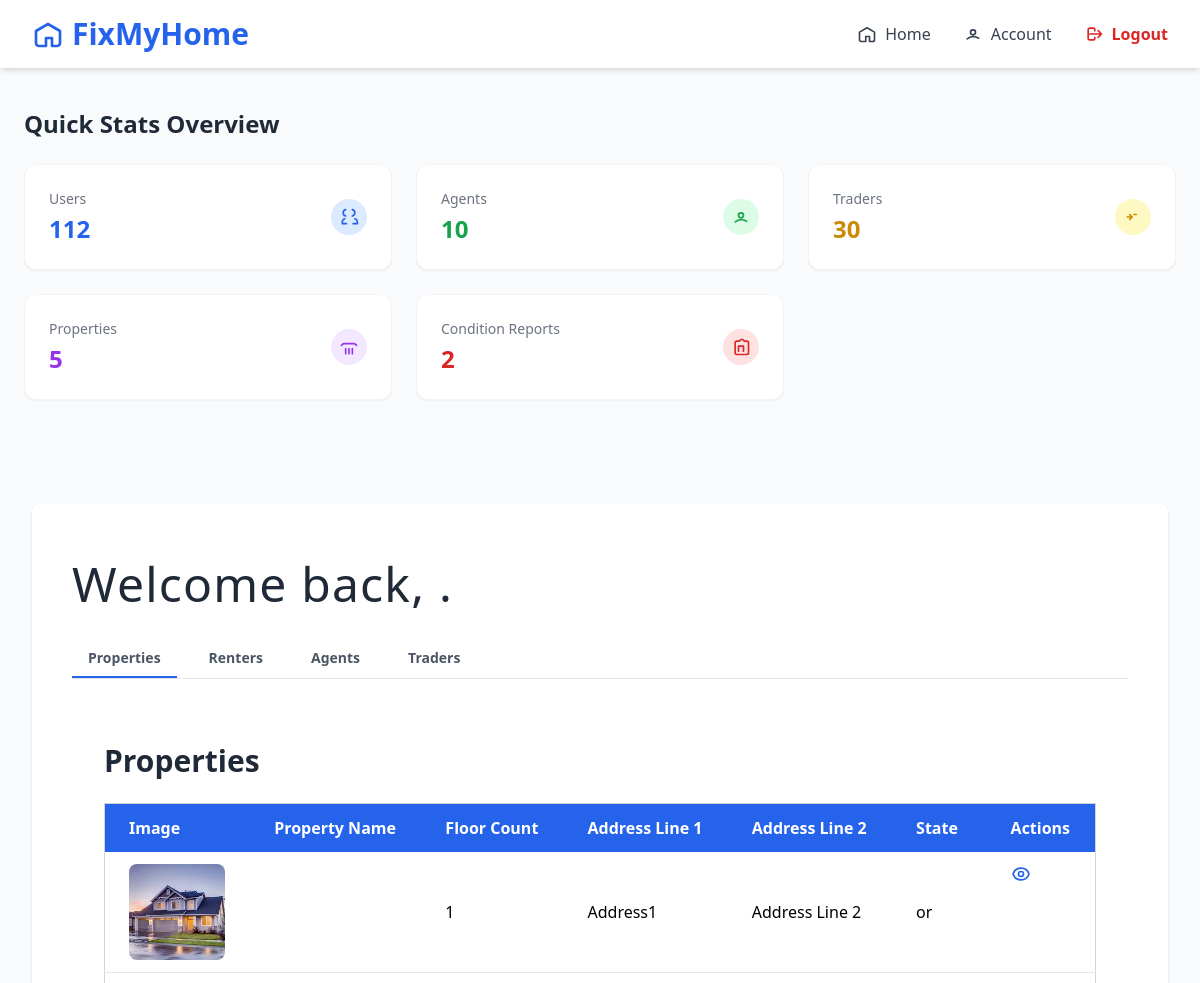
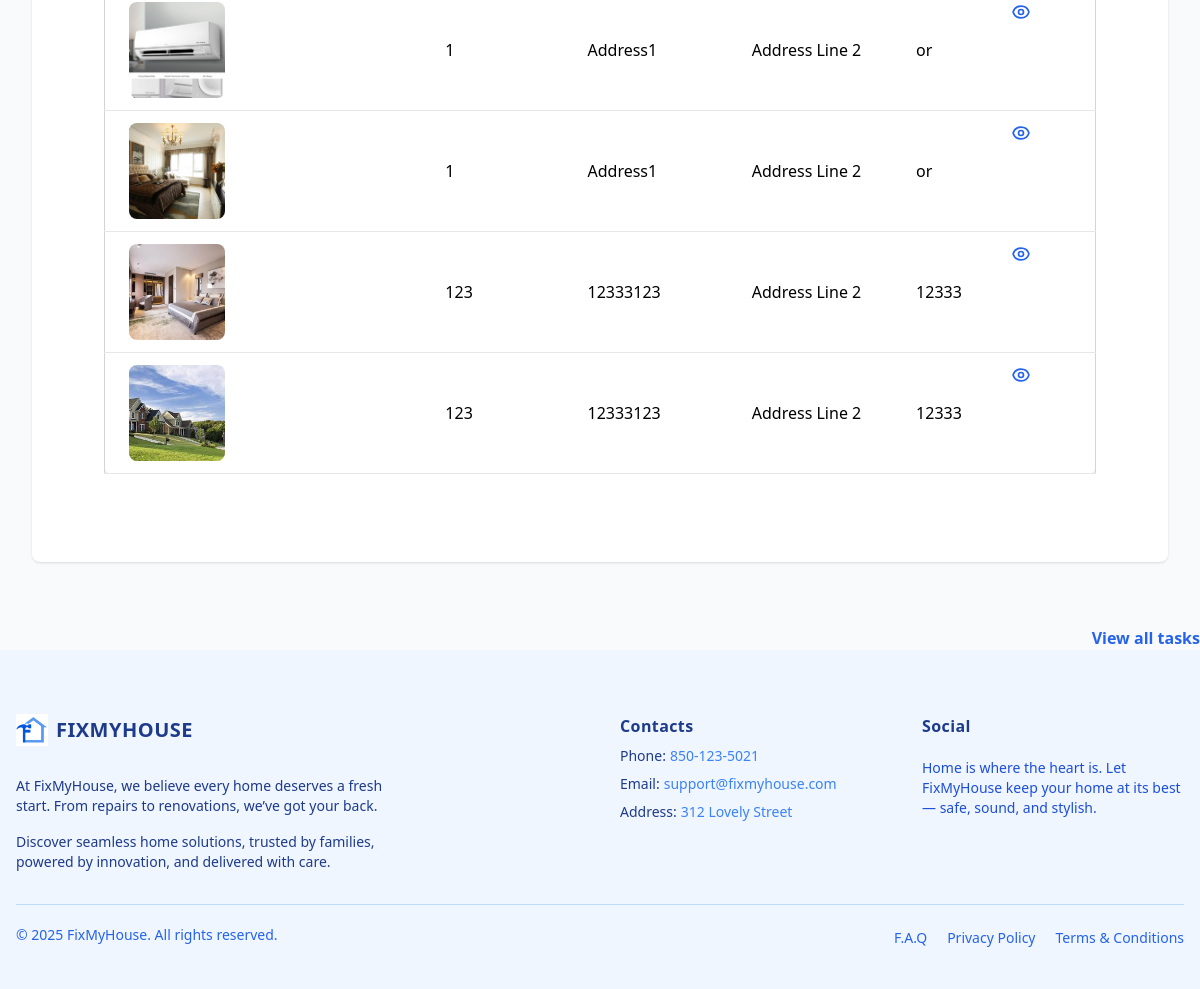
The app's page /third_party/home/ (signed in) with its own data (2 pictures, top to bottom).
### renter/models/property.py (models this page shows, shortened)
class Property(models.Model):
    renter = models.ForeignKey('renter.Renter', on_delete=models.SET_NULL, related_name='properties', null=True, blank=True)
    property_name = models.CharField(max_length=255)
    floor_count = models.PositiveIntegerField()
    state = models.CharField(max_length=100)
    city = models.CharField(max_length=100)
    address_line1 = models.CharField(max_length=255)
    address_line2 = models.CharField(max_length=255, blank=True, null=True)
    postal_code = models.CharField(max_length=20)
    property_photo = models.ImageField(upload_to='property_photos/', blank=True, null=True)
    created_at = models.DateTimeField(auto_now_add=True)
    updated_at = models.DateTimeField(auto_now=True)
    condition_report = models.FileField(upload_to='condition_reports/', blank=True, null=True)

### thirdparty/views.py (the view)
# urls.py: path('home/', views.thirdparty_home, name='thirdparty_home'),
@login_required
def thirdparty_home(request):
    renters = Renter.objects.all()
    properties = Property.objects.all()
    traders = TraderRegistration.objects.all()
    agents = AgentRegister.objects.all()
    users_count = User.objects.count()
    properties_count = Property.objects.count()
    agents_count = AgentRegister.objects.count()
    traders_count = TraderRegistration.objects.count()
    reports_count = ConditionReport.objects.count()  # only if this exists
    context = {
        'renters': renters,
        'properties': properties,
        'traders': traders,
        'agents': agents,
        'users_count': users_count,
        'properties_count': properties_count,
        'agents_count': agents_count,
        'traders_count': traders_count,
        'reports_count': reports_count,  # optional
    }
    return render(request, 'thirdparty/welcome.html', context)

### thirdparty/templates/thirdparty/welcome.html (shortened to what this page needs)
<!DOCTYPE html>
<html lang="en">
<head>
  <script src="https://cdn.tailwindcss.com"></script>
</head>
{% load static %}
<body class="bg-gray-50">
  <nav class="flex justify-between items-center px-8 py-4 bg-white shadow-md sticky top-0 z-50">
    <h1 class="text-3xl font-bold text-blue-600 flex items-center gap-2">
      <svg xmlns="http://www.w3.org/2000/svg" class="h-8 w-8 text-blue-600" fill="none" viewBox="0 0 24 24" stroke="currentColor">
        <path stroke-linecap="round" stroke-linejoin="round" stroke-width="2" d="M3 9.75L12 4.5l9 5.25v9a2.25 2.25 0 01-2.25 2.25h-3.75V15h-4.5v6H5.25A2.25 2.25 0 013 18.75v-9z" />
      </svg>
      <span>FixMyHome</span>
    </h1>
    <div id="menu" class="hidden md:flex flex-col md:flex-row md:items-center absolute md:static top-16 left-0 w-full md:w-auto bg-white md:bg-transparent p-4 md:p-0 shadow md:shadow-none z-50 space-y-4 md:space-y-0 md:space-x-8">
      <a href="#" class="flex items-center text-gray-700 hover:text-blue-600 transition gap-2">
        <svg xmlns="http://www.w3.org/2000/svg" class="h-5 w-5" fill="none" viewBox="0 0 24 24" stroke="currentColor">
          <path stroke-linecap="round" stroke-linejoin="round" stroke-width="2" d="M3 9.75L12 4.5l9 5.25v9a2.25 2.25 0 01-2.25 2.25h-3.75V15h-4.5v6H5.25A2.25 2.25 0 013 18.75v-9z" />
        </svg>
        <span>Home</span>
      </a>
      <a href="/third_party/account/" class="flex items-center text-gray-700 hover:text-blue-600 transition gap-2">
        <svg xmlns="http://www.w3.org/2000/svg" class="h-5 w-5" fill="none" viewBox="0 0 24 24" stroke="currentColor">
          <path stroke-linecap="round" stroke-linejoin="round" stroke-width="2" d="M5.121 17.804A11.963 11.963 0 0112 15c2.45 0 4.71.748 6.879 2.026M15 10a3 3 0 11-6 0 3 3 0 016 0z" />
        </svg>
        <span>Account</span>
      </a>
      <form id="logout-form" method="POST" action="{% url 'logout' %}">
          <button type="submit" class="flex items-center text-red-600 font-bold hover:text-red-800 transition">
              <svg xmlns="http://www.w3.org/2000/svg" class="h-5 w-5 mr-2" fill="none" viewBox="0 0 24 24" stroke="currentColor">
                  <path stroke-linecap="round" stroke-linejoin="round" stroke-width="2" d="M17 16l4-4m0 0l-4-4m4 4H7m6 4v1a2 2 0 01-2 2H7a2 2 0 01-2-2V7a2 2 0 012-2h4a2 2 0 012 2v1" />
              </svg>
              Logout
          </button>
      </form>
    </div>
  </nav>
<section class="max-w-7xl mx-auto px-6 py-10">
  <h2 class="text-2xl font-semibold text-gray-800 mb-6">Quick Stats Overview</h2>
  <div class="grid grid-cols-1 sm:grid-cols-2 lg:grid-cols-3 gap-6">
    <div class="bg-white border border-gray-100 rounded-xl shadow-sm p-6 hover:shadow-md transition">
      <div class="flex items-center justify-between">
        <div>
          <h3 class="text-sm text-gray-500">Users</h3>
          <p class="text-2xl font-bold text-blue-600 mt-1">{{ users_count }}</p>
        </div>
        <div class="bg-blue-100 p-2 rounded-full">
          <svg class="h-5 w-5 text-blue-600" fill="none" viewBox="0 0 24 24" stroke="currentColor">
            <path stroke-linecap="round" stroke-linejoin="round" stroke-width="2"
              d="M17 20h5v-2a4 4 0 00-3-3.87M9 20H4v-2a4 4 0 013-3.87M16 3.13a4 4 0 010 7.75M8 3.13a4 4 0 000 7.75" />
          </svg>
        </div>
      </div>
    </div>
    <div class="bg-white border border-gray-100 rounded-xl shadow-sm p-6 hover:shadow-md transition">
      <div class="flex items-center justify-between">
        <div>
          <h3 class="text-sm text-gray-500">Agents</h3>
          <p class="text-2xl font-bold text-green-600 mt-1">{{ agents_count }}</p>
        </div>
        <div class="bg-green-100 p-2 rounded-full">
          <svg class="h-5 w-5 text-green-600" fill="none" viewBox="0 0 24 24" stroke="currentColor">
            <path stroke-linecap="round" stroke-linejoin="round" stroke-width="2"
              d="M5.121 17.804A11.963 11.963 0 0112 15c2.45 0 4.71.748 6.879 2.026M15 10a3 3 0 11-6 0 3 3 0 016 0z" />
          </svg>
        </div>
      </div>
    </div>
    <div class="bg-white border border-gray-100 rounded-xl shadow-sm p-6 hover:shadow-md transition">
      <div class="flex items-center justify-between">
        <div>
          <h3 class="text-sm text-gray-500">Traders</h3>
          <p class="text-2xl font-bold text-yellow-600 mt-1">{{ traders_count }}</p>
        </div>
        <div class="bg-yellow-100 p-2 rounded-full">
          <svg class="h-5 w-5 text-yellow-600" fill="none" viewBox="0 0 24 24" stroke="currentColor">
            <path stroke-linecap="round" stroke-linejoin="round" stroke-width="2"
              d="M8 9l3 3-3 3m5-6h3m-6 3H5" />
          </svg>
        </div>
      </div>
    </div>
    <div class="bg-white border border-gray-100 rounded-xl shadow-sm p-6 hover:shadow-md transition">
      <div class="flex items-center justify-between">
        <div>
          <h3 class="text-sm text-gray-500">Properties</h3>
          <p class="text-2xl font-bold text-purple-600 mt-1">{{ properties_count }}</p>
        </div>
        <div class="bg-purple-100 p-2 rounded-full">
          <svg class="h-5 w-5 text-purple-600" fill="none" viewBox="0 0 24 24" stroke="currentColor">
            <path stroke-linecap="round" stroke-linejoin="round" stroke-width="2"
              d="M3 10l1.553-1.553A2 2 0 015.764 8h12.472a2 2 0 011.21.447L21 10m-9 10V14m-4 0v6m8-6v6" />
          </svg>
        </div>
      </div>
    </div>
    <div class="bg-white border border-gray-100 rounded-xl shadow-sm p-6 hover:shadow-md transition">
      <div class="flex items-center justify-between">
        <div>
          <h3 class="text-sm text-gray-500">Condition Reports</h3>
          <p class="text-2xl font-bold text-red-600 mt-1">{{ reports_count }}</p>
        </div>
        <div class="bg-red-100 p-2 rounded-full">
          <svg class="h-5 w-5 text-red-600" fill="none" viewBox="0 0 24 24" stroke="currentColor">
            <path stroke-linecap="round" stroke-linejoin="round" stroke-width="2"
              d="M9 17v-6h6v6m2 4H7a2 2 0 01-2-2V7a2 2 0 012-2h3l2-2h2l2 2h3a2 2 0 012 2v12a2 2 0 01-2 2z" />
          </svg>
        </div>
      </div>
    </div>
  </div>
</section>
  <section class="bg-white mx-8 my-16 p-6 rounded-lg shadow">
    <p class="text-4xl md:text-5xl font-medium text-gray-800 tracking-wide my-8 px-4">
      Welcome back, {{ user.first_name }}.
    </p>
<div class="max-w-7xl mx-auto px-4">
  <div class="flex space-x-4 border-b mb-6">
    <button class="tab-btn px-4 py-2 text-sm font-semibold text-gray-600 hover:text-blue-600 active-tab border-b-2 border-blue-600" data-tab="properties">Properties</button>
    <button class="tab-btn px-4 py-2 text-sm font-semibold text-gray-600 hover:text-blue-600 border-b-2 border-transparent" data-tab="renters">Renters</button>
    <button class="tab-btn px-4 py-2 text-sm font-semibold text-gray-600 hover:text-blue-600 border-b-2 border-transparent" data-tab="agents">Agents</button>
    <button class="tab-btn px-4 py-2 text-sm font-semibold text-gray-600 hover:text-blue-600 border-b-2 border-transparent" data-tab="traders">Traders</button>
  </div>
  <div id="tab-properties" class="tab-content">
        <section class="mx-8 my-16">
          <h3 class="text-3xl font-bold mb-6 text-gray-800">Properties</h3>
          {% if properties %}
              <div class="overflow-x-auto">
                  <table class="min-w-full bg-white border border-gray-300 rounded-lg shadow">
                      <thead class="bg-blue-600 text-white">
                          <tr>
                              <th class="py-3 px-6 text-left">Image</th>
                              <th class="py-3 px-6 text-left">Property Name</th>
                              <th class="py-3 px-6 text-left">Floor Count</th>
                              <th class="py-3 px-6 text-left">Address Line 1</th>
                              <th class="py-3 px-6 text-left">Address Line 2</th>
                              <th class="py-3 px-6 text-left">State</th>
                              <th class="py-3 px-6 text-left">Actions</th>
                          </tr>
                      </thead>
                      <tbody>
                          {% for property in properties %}
                              <tr class="border-b hover:bg-gray-100">
                                  <td class="py-3 px-6">
                                      <img src="{{ property.property_photo.url }}" alt="Property Image" class="w-24 h-24 object-cover rounded-lg" />
                                  </td>
                                  <td class="py-3 px-6">{{ property.property_name }}</td>
                                  <td class="py-3 px-6">{{ property.floor_count }}</td>
                                  <td class="py-3 px-6">{{ property.address_line1 }}</td>
                                  <td class="py-3 px-6">{{ property.address_line2 }}</td>
                                  <td class="py-3 px-6">{{ property.state }}</td>
                                  <td class="py-3 px-6 flex space-x-4">
                                    <a href="#" class="text-blue-600 hover:text-blue-800" title="View">
                                    </a>
                                </td>
                              </tr>
                          {% endfor %}
                      </tbody>
                  </table>
              </div>
          {% else %}
              <p class="text-gray-600">You don't have any properties listed yet.</p>
          {% endif %}
      </section>
  </div>
</div>
  </section>
    <div class="mt-6 text-right">
      <a href="#" class="text-blue-600 font-semibold hover:underline">View all tasks</a>
    </div>
  {% include 'renter/home/footer.html' %}
</body>
</html>

### records on screen
Property: property_photo (picture), floor_count "1", address_line1 "Address1", address_line2 "Address Line 2", state "or"
Property: property_photo (picture), floor_count "1", address_line1 "Address1", address_line2 "Address Line 2", state "or"
Property: property_photo (picture), floor_count "1", address_line1 "Address1", address_line2 "Address Line 2", state "or"
Property: property_photo (picture), floor_count "123", address_line1 "12333123", address_line2 "Address Line 2", state "12333"
Property: property_photo (picture), floor_count "123", address_line1 "12333123", address_line2 "Address Line 2", state "12333"

### other values on screen
{{ users_count }} "112"
{{ agents_count }} "10"
{{ traders_count }} "30"
{{ properties_count }} "5"
{{ reports_count }} "2"
